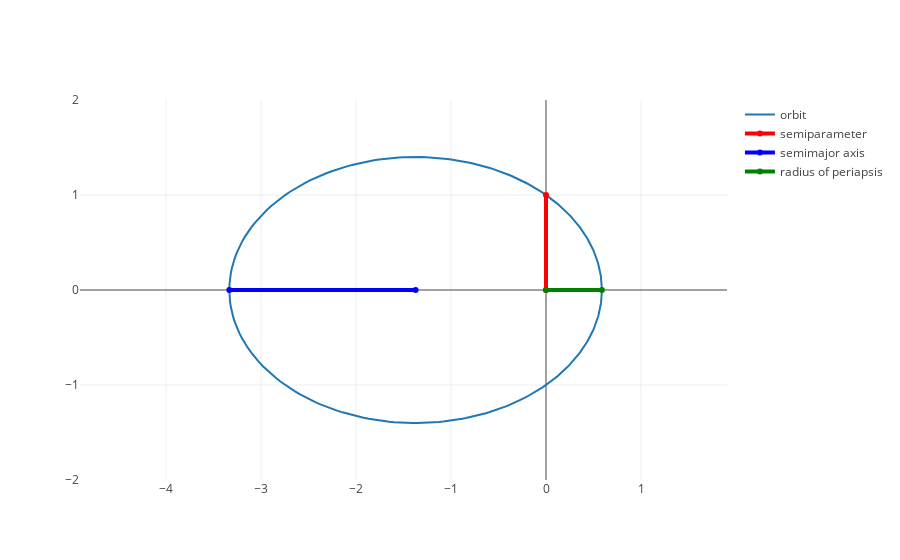

The notebook cell saved with this chart:
### Code cell
compositeData.append(go.Scatter(x=x,y=y,
               name = 'ecc = 0.7'))
data = [
    go.Scatter(x=x,y=y,
               name = 'orbit'),

    go.Scatter(x=[0, 0],y=[0, p],
               name = 'semiparameter',
               line = dict(color = ('red'),
                           width = 4)),

    go.Scatter(x=[rp-2*a,rp-a],y=[0, 0],
               name = 'semimajor axis',
               line = dict(color = ('blue'),
                           width = 4)),

    go.Scatter(x=[0, rp],y=[0, 0],
               name = 'radius of periapsis',
               line = dict(color = ('green'),
                           width = 4))
]

layout = go.Layout(
    xaxis=dict(
        range=[-4, 1],
        dtick=1,
    ),
    yaxis=dict(
        range=[-2, 2],
        scaleanchor = "x",
        scaleratio = 1,
        dtick=1
    )
)
fig = go.Figure(data=data, layout=layout)
iplot(fig)

### Figure 1 — Plotly figure (JSON) as saved in the notebook; plotly's stock layout.template omitted (floating-point values rounded to 4 significant figures; data arrays with more than 128 entries replaced by an {"elided": "..."} marker saying what was removed)
{"data": [{"name": "orbit", "type": "scatter", "uid": "ec8d6932-ae2e-11e8-9725-8c8590c58dc6", "x": {"elided": "360 float values"}, "y": {"elided": "360 float values"}}, {"line": {"color": "red", "width": 4}, "name": "semiparameter", "type": "scatter", "uid": "ec8d6aae-ae2e-11e8-9725-8c8590c58dc6", "x": [0, 0], "y": [0, 1]}, {"line": {"color": "blue", "width": 4}, "name": "semimajor axis", "type": "scatter", "uid": "ec8d6b8a-ae2e-11e8-9725-8c8590c58dc6", "x": [-3.333, -1.373], "y": [0, 0]}, {"line": {"color": "green", "width": 4}, "name": "radius of periapsis", "type": "scatter", "uid": "ec8d6c34-ae2e-11e8-9725-8c8590c58dc6", "x": [0, 0.5882], "y": [0, 0]}], "layout": {"xaxis": {"dtick": 1, "range": [-4, 1]}, "yaxis": {"dtick": 1, "range": [-2, 2], "scaleanchor": "x", "scaleratio": 1}}}
